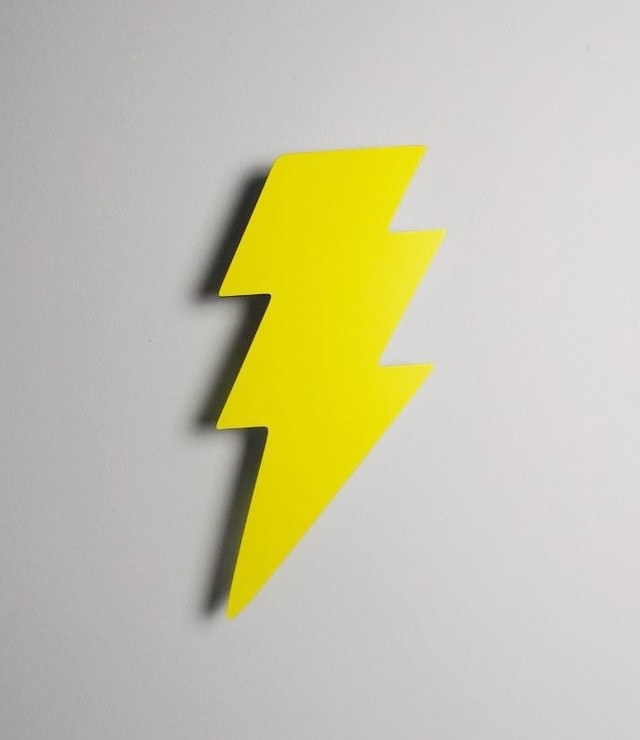
#> input picture Monitoria/img/raio.jpg, 640 x 740 px, found by its file name
$ python aula_2.py
#> lines starting #> are read from the running program, lines starting #| are printed output that depends on the picture
#%%
import cv2
import numpy as np
import matplotlib.pyplot as plt
#%%
img = cv2.imread("raio.jpg", cv2.IMREAD_GRAYSCALE)
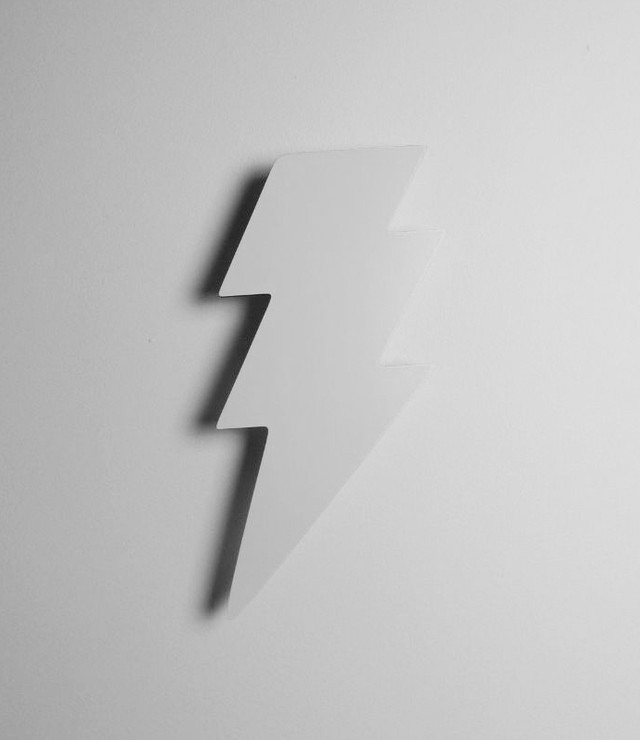
#> img: shape (740, 640); min 27, max 225, mean 194.7
# [4 lines of commented-out code are left out]
plt.subplot('211')
plt.title('Original')
plt.imshow(img, 'gray')
plt.subplot('212')
plt.title('Histogram')
plt.hist(img.ravel(), 256, [0, 256])
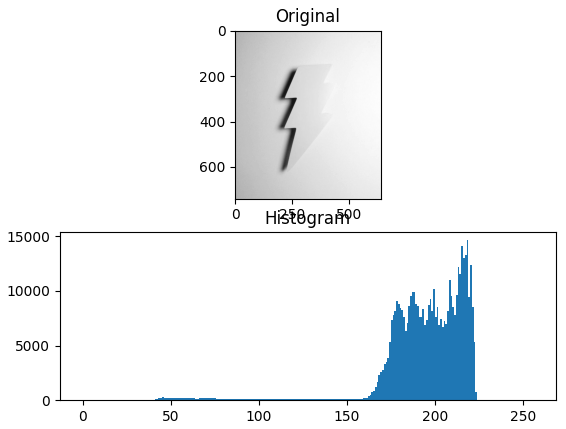
#> figure drawn by matplotlib, 2 panels; panel 2: tallest bar 14633 high, from x = 218 to 219
